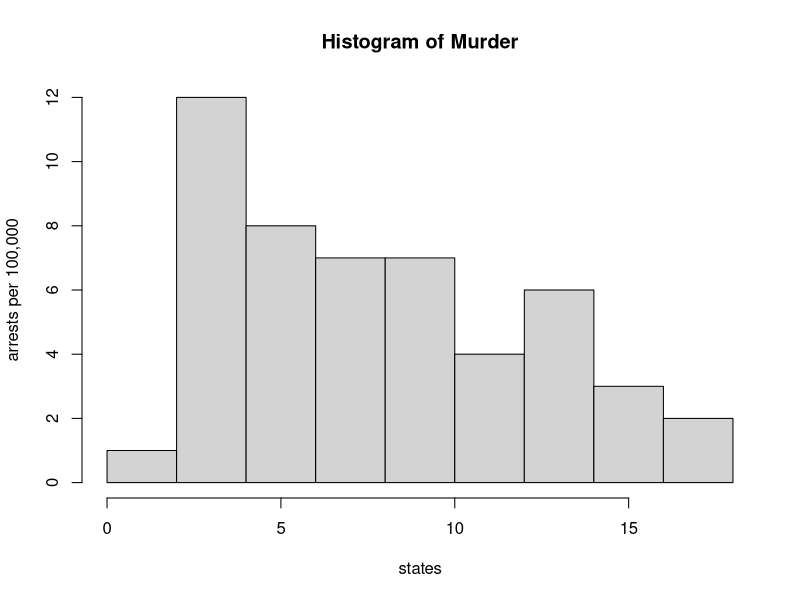
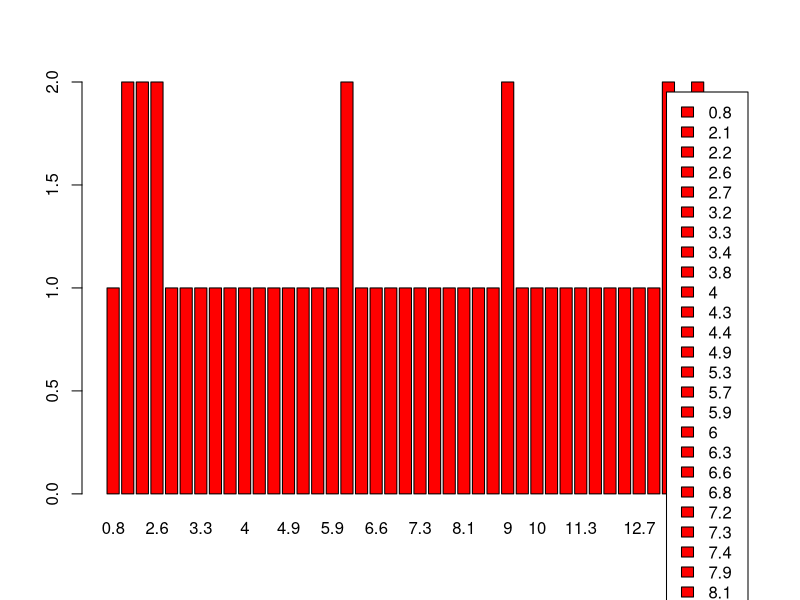
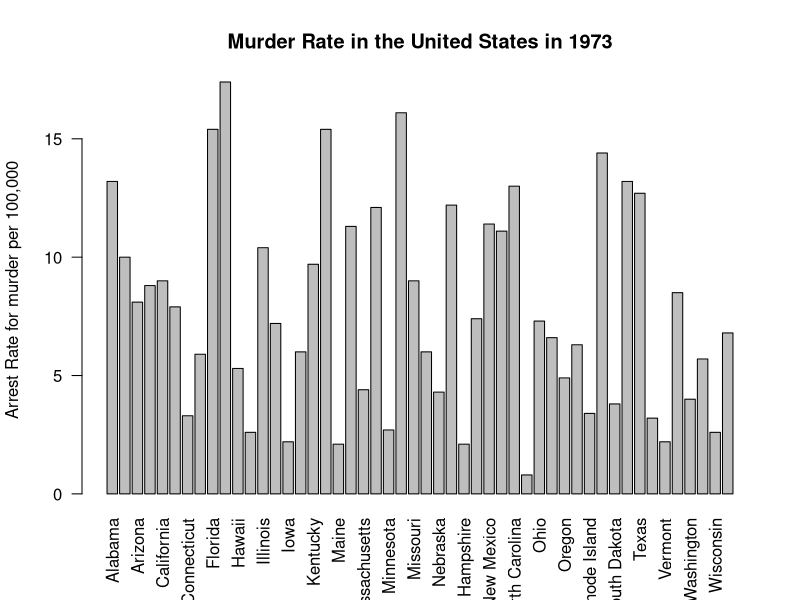
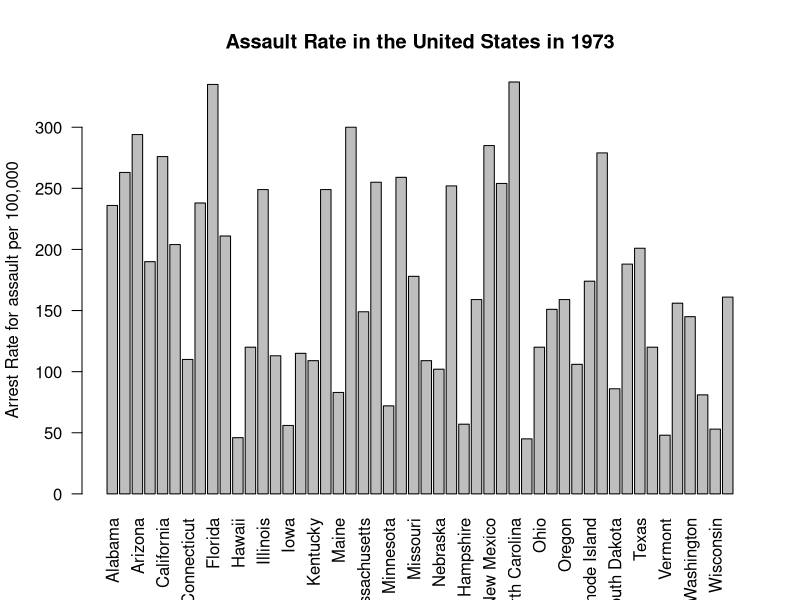
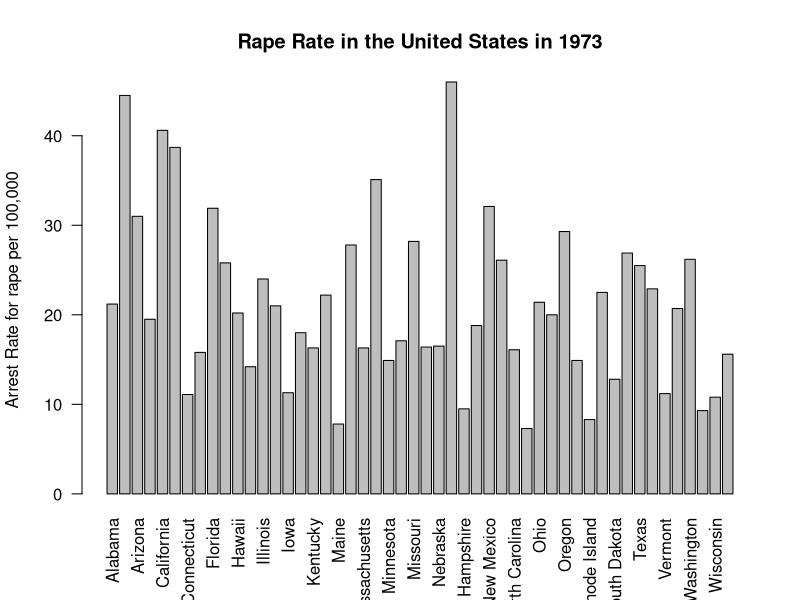

Write the R code that produced these figures, in order. (Note: this script raises an error after producing the figures.)
#install.packages("datasets")
library(datasets)

USArrests

dat<-USArrests

head(dat)

names(dat)

#[1] "Murder"   "Assault"  "UrbanPop" "Rape"    

# This is my answer, when we put it into Rmarkdown we don't need the hashtag. 
# The four variables contained in this dataset are Murder, Assault, UrbanPop and Rape. 


dat$state <- tolower(rownames(USArrests))

USArrests

names(dat)

# Problem 3: Murder is a categorical variable, according to the DVB chapter.
# It is a BLANK R variable.

# Problem 4: In this dataset we have the number of arrests per 100,000 residents for each of the following categories: assault, murder and rape in each of the 50 US states in 1973.

summary(dat)


hist(dat$Murder, main="Histogram of Murder", xlab="states", ylab="arrests per 100,000")

counts <- table(dat$Murder)
barplot(counts, col=c("red"), legend=TRUE)

state.names = row.names(USArrests)
barplot(USArrests$Murder, names.arg = state.names, las = 2, ylab = "Arrest Rate for murder per 100,000", main = "Murder Rate in the United States in 1973")

?las

# Problem 6: Summarize Murder quantitatively. 
# Min: 0.800, 1st Q: 4.075, Median 7.250, Mean 7.788, 3rd Q 11.250, Max 17.400


summary(dat$Murder)

#Problem 7: 


state.names = row.names(USArrests)
barplot(USArrests$Assault, names.arg = state.names, las = 2, ylab = "Arrest Rate for assault per 100,000", main = "Assault Rate in the United States in 1973")


state.names = row.names(USArrests)
barplot(USArrests$Rape, names.arg = state.names, las = 2, ylab = "Arrest Rate for rape per 100,000", main = "Rape Rate in the United States in 1973")

test <- cbind(USArrests$Murder, names.arg = state.names, las = 2, ylab = "Arrest Rate for murder per 100,000", main = "Murder Rate in the United States in 1973",USArrests$Assault, names.arg = state.names, las = 2, ylab = "Arrest Rate for assault per 100,000", main = "Assault Rate in the United States in 1973",USArrests$Rape, names.arg = state.names, las = 2, ylab = "Arrest Rate for rape per 100,000", main = "Rape Rate in the United States in 1973")
barplot(test,beside=T)

par(mfrow=c(3,1))

?par
# *Answer*: par can be used to set or query graphical parameters. Parameters can be set by specifying them as arguments to par in tag = value form, or by passing them as a list of tagged values.


library('maps') 
library('ggplot2') 

ggplot(dat, aes(map_id=state, fill=Murder)) + 
  geom_map(map=map_data("state")) + 
  expand_limits(x=map_data("state")$long, y=map_data("state")$lat)

#Problem 8 : 
  
#Answer: The code allows us to make a heat map of arrests for murder per 100,000 in the USA. The first line tells R that we want to make a heat map according to states and that we want to use the data of arrests for murder to fill in each state. The second line creates the map and the last line expands the range to fit in all possible values. 
